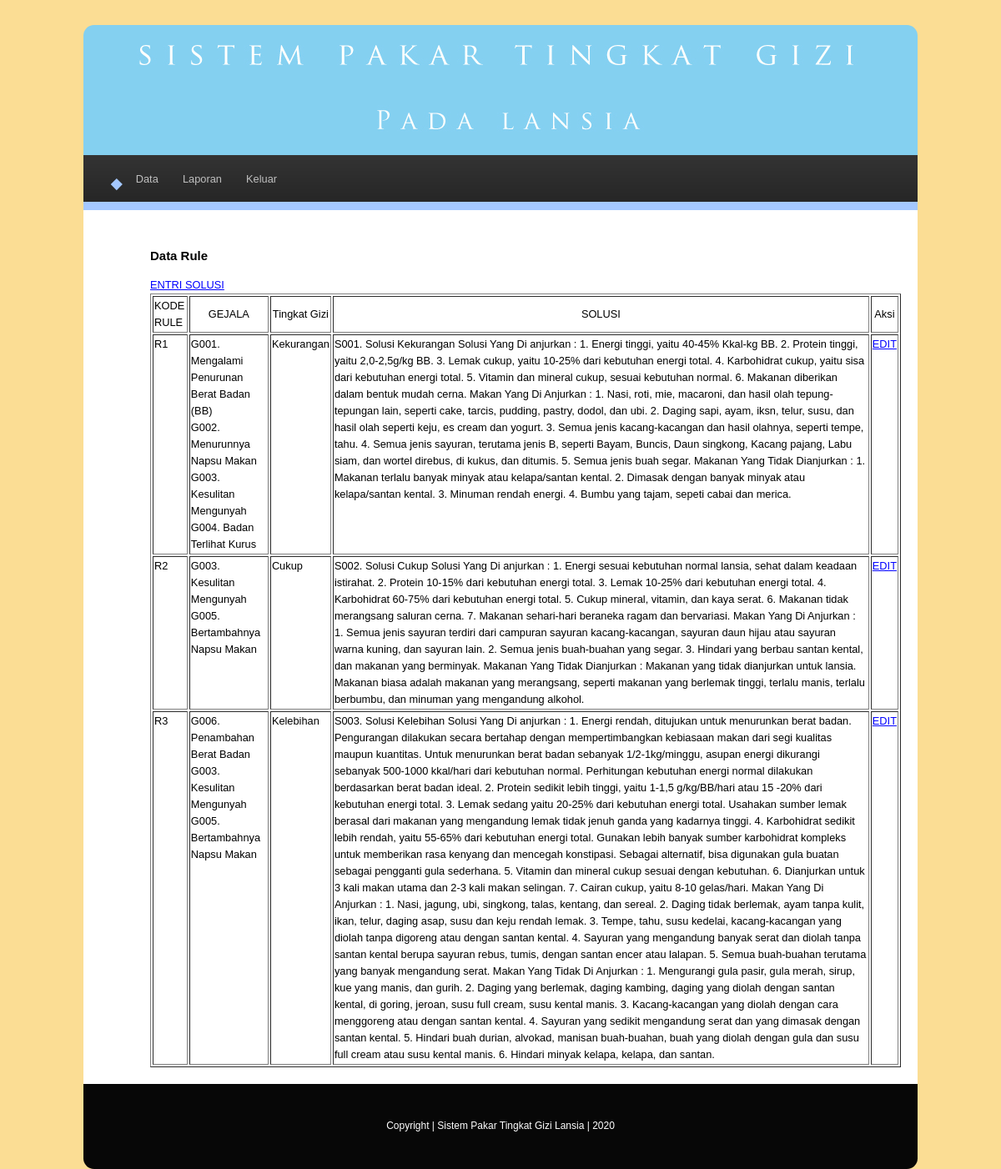
/admin/media.php?mod=rule (signed in), run on the app's committed database.
### tables this page shows
CREATE TABLE IF NOT EXISTS `tbltingkat_gizi` (
  `id_tingkatgizi` varchar(5) NOT NULL,
  `nama_tingkatgizi` varchar(60) NOT NULL,
  PRIMARY KEY (`id_tingkatgizi`)
);

CREATE TABLE IF NOT EXISTS `tblgejala_gizi` (
  `id` int(3) NOT NULL AUTO_INCREMENT,
  `idgejala` varchar(5) NOT NULL,
  `id_tingkatgizi` varchar(5) NOT NULL,
  PRIMARY KEY (`id`)
);

CREATE TABLE IF NOT EXISTS `tblgejala` (
  `idgejala` varchar(5) NOT NULL,
  `namagejala` varchar(150) NOT NULL,
  `tingkatgizi` int(5) NOT NULL,
  PRIMARY KEY (`idgejala`)
);

CREATE TABLE IF NOT EXISTS `tblsolusi` (
  `idsolusi` varchar(5) NOT NULL,
  `keterangansolusi` text NOT NULL,
  PRIMARY KEY (`idsolusi`)
);

### admin/laporanrule.php (the view)
<a href="?mod=erule">ENTRI SOLUSI </a>
<table width="100%" border="1">
  <tr>
    <td>KODE RULE </td>
    <td ><div align="center">GEJALA </div></td>
    <td><div align="center">Tingkat Gizi</div></td>
    <td><div align="center">SOLUSI</div></td>
    <td><div align="center">Aksi</div></td>
  </tr>
  <?php
$no = 1 ;
$noo = 1 ;
$sql = mysql_query("SELECT * FROM tbltingkat_gizi order by id_tingkatgizi ASC");
while($hasil=mysql_fetch_array($sql))
{
$id = $hasil['id_tingkatgizi'];
$nama = $hasil['nama_tingkatgizi'];
?>
  <tr>
    <td valign="top"><?php echo "R$noo"; ?></td>
    <td valign="top"><?php
	$sqlg = mysql_query("SELECT * FROM tblgejala_gizi where id_tingkatgizi='$id'");
	while($hasilg=mysql_fetch_array($sqlg))
	{
	$sqlg1 = mysql_query("SELECT * FROM tblgejala where idgejala='$hasilg[idgejala]'");
	$hasilg1=mysql_fetch_array($sqlg1);
	$idg = $hasilg['idgejala'];
	$namag = $hasilg1['namagejala'];
	echo "$idg. $namag <br>"; } ?></td>
    <td valign="top"><?php echo "$nama"; ?></td>
    <td valign="top"><?php
	$sqlgt = mysql_query("SELECT * FROM tbltingkatgizi_solusi where idtingkatgizi='$id'");
	while($hasilgt=mysql_fetch_array($sqlgt))
	{
	$idgt = $hasilgt['idsolusi'];
	$sqlt = mysql_query("SELECT * FROM tblsolusi where idsolusi='$idgt'");
	while($hasilt=mysql_fetch_array($sqlt))
	{
	$idt = $hasilt['idsolusi'];
	$namat = $hasilt['keterangansolusi'];
	echo "$idt. $namat <br>"; } } ?></td>
    <td valign="top"><a href="?mod=tambahrulegejala">EDIT</a></td>
  </tr>
<?php $noo=$no+$noo;
} ?>
</table>

### admin/style.css (style rules this page uses)
body { font-size:0.8em; line-height:20px; font-family: "Trebuchet MS", Arial; width: 1000px; margin-top: 30px; margin-right: auto; margin-bottom: auto; margin-left: auto; background-image: url(../images/bcg.jpg); background-repeat: repeat; }
a { color:#0000FF; }

### data on the page
tbltingkat_gizi: nama_tingkatgizi "Kekurangan"
tblgejala_gizi: idgejala "G001", idgejala.namagejala "Mengalami Penurunan Berat Badan (BB)"
tblgejala_gizi: idgejala "G002", idgejala.namagejala "Menurunnya Napsu Makan"
tblgejala_gizi: idgejala "G003", idgejala.namagejala "Kesulitan Mengunyah"
tblgejala_gizi: idgejala "G004", idgejala.namagejala "Badan Terlihat Kurus"
tblsolusi: idsolusi "S001", keterangansolusi "Solusi Kekurangan Solusi Yang Di anjurkan : 1. Energi tinggi, yaitu 40-45% Kkal-kg BB. 2. Protein tinggi, yaitu 2,0-2,5g/kg BB. 3. Lemak cukup, yaitu 10-25% dari kebutuhan energi total. 4. Karbohidrat cukup, yaitu sisa dari kebutuhan energi total. 5. Vitamin dan mineral cukup, sesuai kebutuhan normal. 6. Makanan diberikan dalam bentuk mudah cerna. Makan Yang Di Anjurkan : 1. Nasi, roti, mie, macaroni, dan hasil olah tepung-tepungan lain, seperti cake, tarcis, pudding, pastry, dodol, dan ubi. 2. Daging sapi, ayam, iksn, telur, susu, dan hasil olah seperti keju, es cream dan yogurt. 3. Semua jenis kacang-kacangan dan hasil olahnya, seperti tempe, tahu. 4. Semua jenis sayuran, terutama jenis…"
tbltingkat_gizi: noo "2", nama_tingkatgizi "Cukup"
tblgejala_gizi: idgejala "G003", idgejala.namagejala "Kesulitan Mengunyah"
tblgejala_gizi: idgejala "G005", idgejala.namagejala "Bertambahnya Napsu Makan"
tblsolusi: idsolusi "S002", keterangansolusi "Solusi Cukup Solusi Yang Di anjurkan : 1. Energi sesuai kebutuhan normal lansia, sehat dalam keadaan istirahat. 2. Protein 10-15% dari kebutuhan energi total. 3. Lemak 10-25% dari kebutuhan energi total. 4. Karbohidrat 60-75% dari kebutuhan energi total. 5. Cukup mineral, vitamin, dan kaya serat. 6. Makanan tidak merangsang saluran cerna. 7. Makanan sehari-hari beraneka ragam dan bervariasi. Makan Yang Di Anjurkan : 1. Semua jenis sayuran terdiri dari campuran sayuran kacang-kacangan, sayuran daun hijau atau sayuran warna kuning, dan sayuran lain. 2. Semua jenis buah-buahan yang segar. 3. Hindari yang berbau santan kental, dan makanan yang berminyak. Makanan Yang Tidak Dianjurkan : Makanan…"
tbltingkat_gizi: noo "3", nama_tingkatgizi "Kelebihan"
tblgejala_gizi: idgejala "G006", idgejala.namagejala "Penambahan Berat Badan"
tblgejala_gizi: idgejala "G003", idgejala.namagejala "Kesulitan Mengunyah"
tblgejala_gizi: idgejala "G005", idgejala.namagejala "Bertambahnya Napsu Makan"
tblsolusi: idsolusi "S003", keterangansolusi "Solusi Kelebihan Solusi Yang Di anjurkan : 1. Energi rendah, ditujukan untuk menurunkan berat badan. Pengurangan dilakukan secara bertahap dengan mempertimbangkan kebiasaan makan dari segi kualitas maupun kuantitas. Untuk menurunkan berat badan sebanyak 1/2-1kg/minggu, asupan energi dikurangi sebanyak 500-1000 kkal/hari dari kebutuhan normal. Perhitungan kebutuhan energi normal dilakukan berdasarkan berat badan ideal. 2. Protein sedikit lebih tinggi, yaitu 1-1,5 g/kg/BB/hari atau 15 -20% dari kebutuhan energi total. 3. Lemak sedang yaitu 20-25% dari kebutuhan energi total. Usahakan sumber lemak berasal dari makanan yang mengandung lemak tidak jenuh ganda yang kadarnya tinggi. 4. Karbohidrat…"
